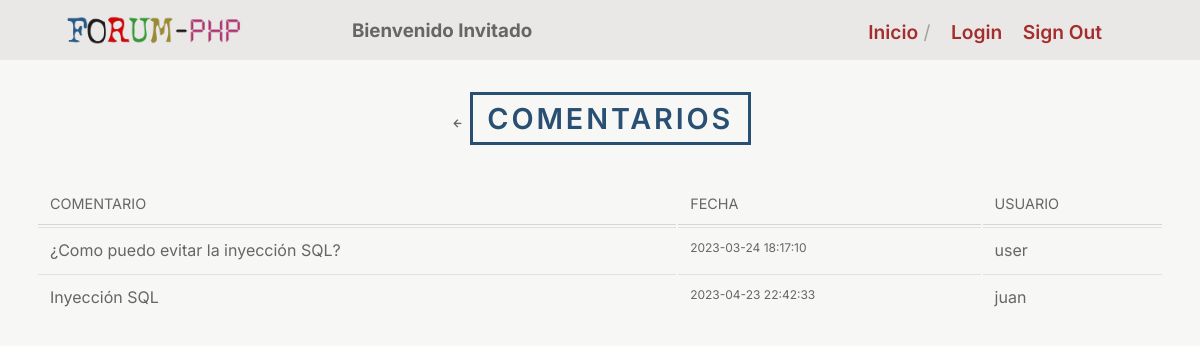
The page /indexPost.php?id=18 on the database its author committed.
### tables this page shows
CREATE TABLE `posts` (
  `post_id` int(8) NOT NULL,
  `post_content` text NOT NULL,
  `post_date` datetime NOT NULL DEFAULT CURRENT_TIMESTAMP ON UPDATE CURRENT_TIMESTAMP,
  `post_topic` int(8) NOT NULL,
  `post_by` int(8) NOT NULL
);

CREATE TABLE `users` (
  `user_id` int(8) NOT NULL,
  `user_name` varchar(20) NOT NULL,
  `user_mail` varchar(50) NOT NULL,
  `user_password` varchar(255) NOT NULL,
  `user_level` int(2) NOT NULL DEFAULT '1'
);

### controller/post_controller.php (called while the page is built, shortened)
<?php
require_once('./domain/Conecction.php');
require_once('./domain/Post.php');
function iniPost($topic_id)
{
  $conection = new Conecction();
  $dbh = $conection->getConection();
  include('view/header_view.php');
  $post = new Post();
  $comentarios = $post->getPosts($dbh, $topic_id);
  include('model/listpost_model.php');
  listPost($dbh, $comentarios, $topic_id);
}
?>

### domain/Post.php (called while the page is built, shortened)
<?php
class Post
{
  public function getPosts($dbh,$topic_id){
      try{
        $stmt = $dbh->prepare("SELECT post_id, post_content, post_date, post_by FROM posts WHERE post_topic = :id ORDER BY post_date ASC" );
        $stmt->bindParam(":id", $topic_id, PDO::PARAM_INT);
        $stmt->execute();
        $comentarios = $stmt->fetchAll(PDO::FETCH_ASSOC);
        return $comentarios;
      } catch (PDOException $e) {
        echo "ERROR: " . $e->getMessage();
        redirect('errorpagePDO_view.php');
    }
  }
}
?>

### view/MemberPost_view.php (the view, shortened to what this page needs)
<?php
require_once('./model/searchUser_model.php');
?>
<tr>
  <td>
    <?= $post['post_content'] ?>
  </td>
  <td style="font-size:75%;">
    <?= $date = $post['post_date']; ?>
  </td>
  <td>
    <?= searchUser($post['post_by'], $dbh); ?>
  </td>
</tr>

### model/listpost_model.php (shortened to what this page needs)
<?php
function listPost($dbh, $comentarios, $topic_id)
{
  ?>
  <main class="container">
    <section class="header">
      <a href="#" onclick="window.history.back(); return false;">
        <span class='uil-arrow-left'></span>
      </a>
      <h1>Comentarios</h1>
    </section>
    <table>
      <tr>
        <th>Comentario</th>
        <th>Fecha</th>
        <th>Usuario</th>
        <?php
        foreach ($comentarios as $post) {
          include('./view/MemberPost_view.php');
        }
        ?>
  </main>
  <?php
}

### model/searchUser_model.php
<?php
function searchUser($id, $dbh)
{
  try {
    $stmt = $dbh->prepare("SELECT user_name FROM users WHERE user_id = :id");
    $stmt->bindParam(":id", $id, PDO::PARAM_INT);
    $stmt->execute();
    $users = $stmt->fetchAll(PDO::FETCH_ASSOC);
    $row = $stmt->rowCount();
    if ($row > 0)
    {
      foreach ($users as $username) {
        $name = $username['user_name'];
        echo $name;
      }
    } else {
      echo '';
    }
  } catch (PDOException $e) {
    echo "ERROR: " . $e->getMessage();
  }
}

### css/styles.css (style rules this page uses)
* { box-sizing: border-box; }
body { margin: 0; color: #666; background-color: #f7f7f5; }
a { color: #666; }
body { font-family: 'Inter', 'Arial', sans-serif; font-size: 100%; }
a { text-decoration: none; }
h1 { font-size: 1.8em; }
h1, h2 { font-weight: 600; margin: 0 0 0.14em 0; }
.container { margin: 0 auto 0 auto; max-width: 94%; }
.header { text-align: center; margin-bottom: 2em; text-transform: uppercase; }
.header h1 { color: #295073; border: 3px solid #295073; letter-spacing: 0.1em; display: inline-block; padding: .2em .5em; }
table { width: 100%; margin-top: 2rem; table-layout: auto; background-color: transparent; border-collapse: separate; }
th { text-align: left; text-transform: uppercase; font-size: 0.9rem; font-weight: normal; border-bottom: 1px solid #d6d6d6; padding: .75rem; vertical-align: top; }
td { padding: .75rem; vertical-align: top; border-top: 1px solid #dee2e6; }

### rows shown on the page
posts: post_content "¿Como puedo evitar la inyección SQL?", post_date "2023-03-24 18:17:10"
users: user_name "user"
posts: post_content "Inyección SQL", post_date "2023-04-23 22:42:33"
users: user_name "juan"

### other values the page prints
$_SESSION['user_name'] "Invitado"
